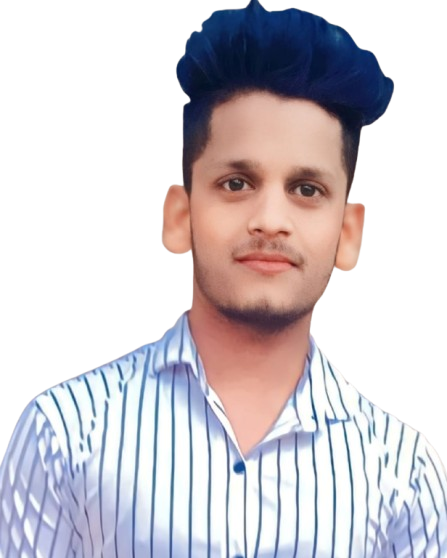
#> input picture Image Basic Handling/img.png, 447 x 558 px
$ python dimension.py
#> lines starting #> are read from the running program, lines starting #| are printed output that depends on the picture
import cv2

image = cv2.imread("img.png")
#> image is the input picture: shape (558, 447, 3); mean B, G, R 209.9, 205.1, 210.7


if image is not None:
    h, w, c= image.shape
#> h = 558; w = 447; c = 3
    print(f"Image is loaded:\nHeight: {h}\nWidth: {w}\nFilter: {c}")
#| Image is loaded:
#| Height: 558
#| Width: 447
#| Filter: 3
else:
    print("Image is not loaded ! Sorry ")

# Making color image to gray for easy computation:-

gray = cv2.cvtColor(image, cv2.COLOR_BGR2GRAY)
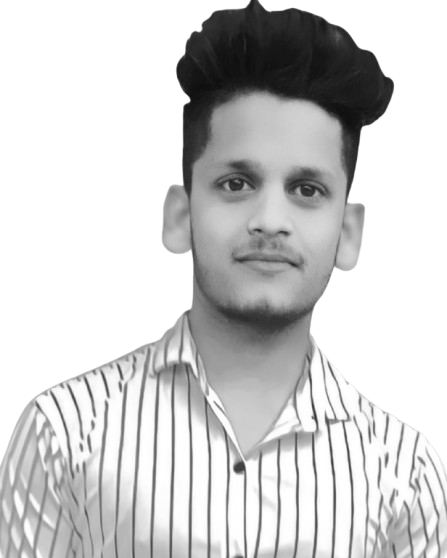
#> gray: shape (558, 447); min 12, max 255, mean 207.4

if gray is not None:

    cv2.imwrite("gray_output_img.png", gray)
    h, w = gray.shape
    print(f"Image is loaded:\nHeight: {h}\nWidth: {w}")
#| Image is loaded:
#| Height: 558
#| Width: 447
    cv2.imshow("GrayScale image", gray)
    cv2.waitKey(0)
    cv2.destroyAllWindows()

else:
    print("Image is not gray scaled")

# Now, check shape
